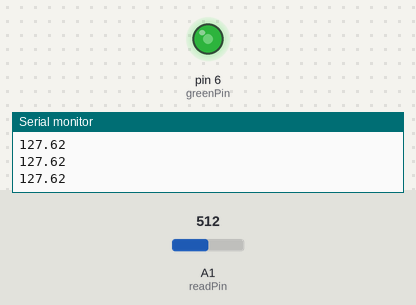
A sketch run on a simulated Arduino Uno, built with avr-gcc and run on an emulated ATmega328P. Parts: output pins drawn as LEDs (lit = HIGH), the last lines printed to the serial monitor. The inputs (shaded band) are chosen by the test bench; at power-on: A1 (readPin) = 512.

Above: at 1.2 s.
1.3 s: A1 (readPin) set to 716
At 1.9 s:
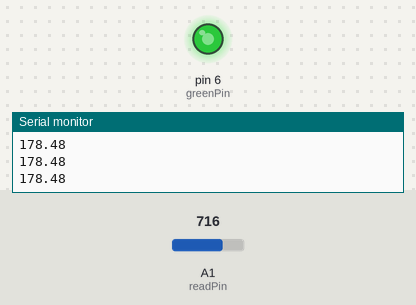
2.8 s: A1 (readPin) set to 900
At 3.3 s:
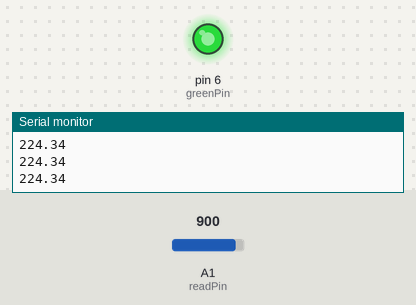
4.3 s: A1 (readPin) set to 122
At 4.7 s:
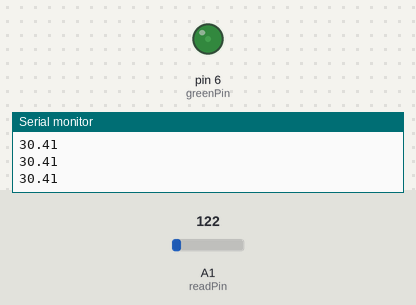
5.8 s: A1 (readPin) set to 0
At 7.1 s:
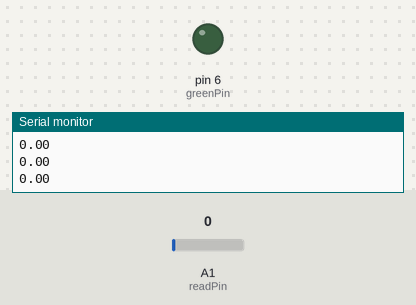
7.4 s: A1 (readPin) set to 511
At 8.7 s:
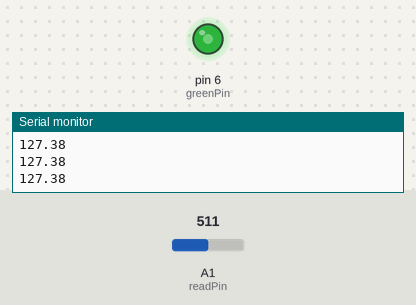
Timing chart, 0 to 9.9 s (numbered marks = the images above; inputs shaded):
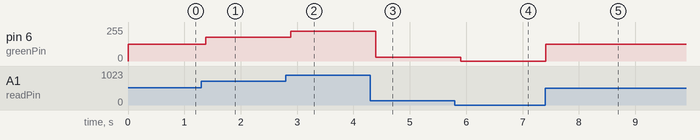

Measured:
- after the input at 1.3 s, pin 6 (greenPin): 127/255 → 178/255 after 0.08 s
- after the input at 2.8 s, pin 6 (greenPin): 178/255 → 224/255 after 0.09 s
- after the input at 4.3 s, pin 6 (greenPin): 224/255 → 30/255 after 0.10 s
- after the input at 5.8 s, pin 6 (greenPin): 30/255 → 0/255 after 0.10 s
- after the input at 7.4 s, pin 6 (greenPin): 0/255 → 127/255 at once

The sketch:

14_dimmable_led.ino
```cpp
// https://www.youtube.com/watch?v=7wKdxsvXAFo&list=PLGs0VKk2DiYw-L-RibttcvK-WBZm8WLEP&index=14
/**
 * If no voltage, all LEDs off
 * If voltage <= 3, green ON
 * If voltage between 3 and 4, yellow ON
 * If voltage >= 4, red ON
 */

// pin setup
int readPin = A1;
int greenPin = 6;

// constants
float binMultiplier = (255./1023.);
int delayMs = 125;

// I/O
float vOut;
int pVal;
float ledVal;

void setup() {
  // put your setup code here, to run once:
  pinMode(readPin, INPUT);
  pinMode(greenPin, OUTPUT);

  Serial.begin(9600);
}

void loop() {
  // put your main code here, to run repeatedly:
  pVal = analogRead(readPin);
  ledVal = binMultiplier * pVal;

  analogWrite(greenPin, ledVal);

  Serial.println(ledVal);

  delay(delayMs);
}
```
